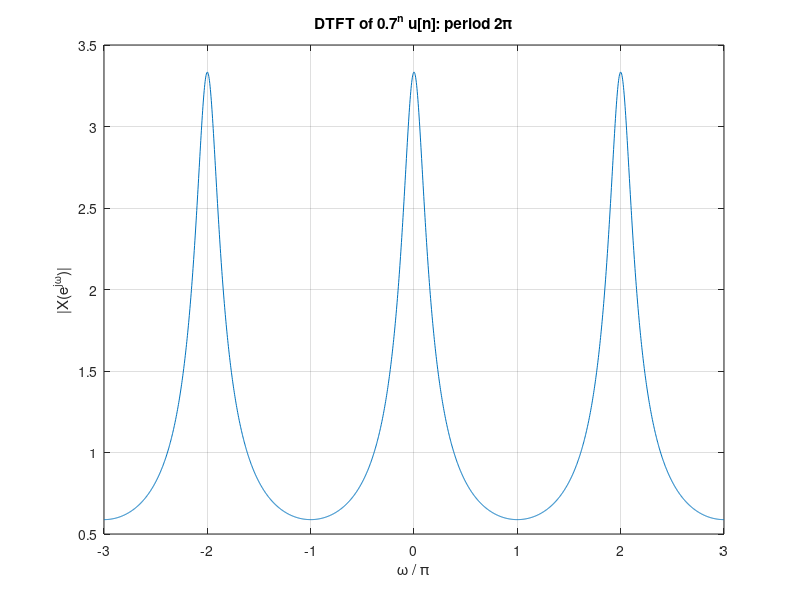
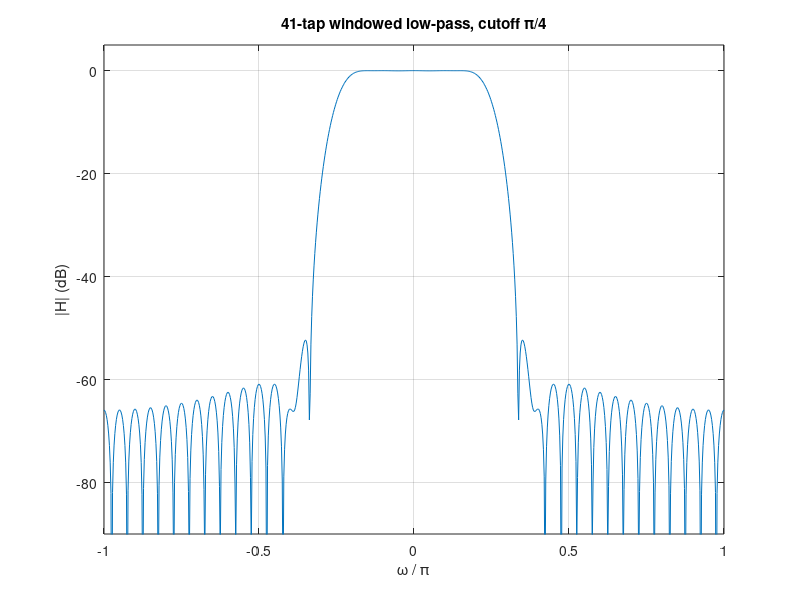

Source code (MATLAB) for these figures, in order:
% Signals and Systems — The Discrete-Time Fourier Transform
%title: The DTFT: Periodic in Frequency
%ar-title: تحويل فورييه المتقطع: دوري في التردد
%lesson: ss-ch4-3
%course: signals-systems

%% DTFT of a^n u[n] by direct summation
%ar: X(e^{jω}) = Σ x[n] e^{−jωn}. نجمع 200 حدًا (يكفي لأن a^n تتلاشى) لكل ω، ونقارن بـ 1/(1 − a e^{−jω}). الضرب في مصفوفة يحسب كل الترددات دفعة واحدة.
a = 0.7; n = 0:199; w = linspace(-pi, pi, 801);
X = exp(-1j*w.'*n) * (a.^n).';
Xf = 1./(1 - a*exp(-1j*w.'));
fprintf('max error = %.2e\n', max(abs(X - Xf)))

%% Periodic with period 2*pi
%ar: نرسم على ثلاث فترات: الطيف يتكرر كل 2π. القمة عند ω = 0 لأن a موجبة (إشارة بطيئة التغير).
w3 = linspace(-3*pi, 3*pi, 2000);
plot(w3/pi, abs(1./(1 - a*exp(-1j*w3)))); grid on; xlabel('\omega / \pi'); ylabel('|X(e^{j\omega})|'); title('DTFT of 0.7^n u[n]: period 2\pi')

%% a^|n| and the ideal low-pass
%ar: x = a^|n| تحويلها (1 − a²)/(1 − 2a cos ω + a²) حقيقي. وعكس النافذة |ω| < B هو sin(Bn)/(πn) مع x[0] = B/π.
n = -150:150; x = a.^abs(n);
X = real(exp(-1j*w.'*n) * x.');
fprintf('a^|n|: max error = %.2e\n', max(abs(X - (1 - a^2)./(1 - 2*a*cos(w.') + a^2))))
B = pi/4; h = sin(B*n)./(pi*n); h(n == 0) = B/pi;
fprintf('ideal LPF: h[0] = %.4f = B/pi\n', h(n == 0))

%%! Project idea: design a simple digital low-pass filter
%ar: مشروع: المرشح المثالي h لا نهائي. نقطعه إلى 41 عيّنة ونضربه في نافذة (Hamming نكتبها بأنفسنا) ثم نرى استجابته الترددية: مرشح FIR حقيقي تقدر تستخدمه بـ filter.
M = 20; m = -M:M; hT = sin(B*m)./(pi*m); hT(m == 0) = B/pi;
win = 0.54 - 0.46*cos(2*pi*(0:2*M)/(2*M));
hw = hT.*win;
H = exp(-1j*w.'*m) * hw.';
figure; plot(w/pi, 20*log10(abs(H))); grid on; xlabel('\omega / \pi'); ylabel('|H| (dB)'); title('41-tap windowed low-pass, cutoff \pi/4'); ylim([-90 5])
fprintf('gain at w = 0: %.3f, at w = pi/2: %.1f dB\n', abs(H(w == 0)), 20*log10(abs(H(abs(w - pi/2) < 1e-9))))
